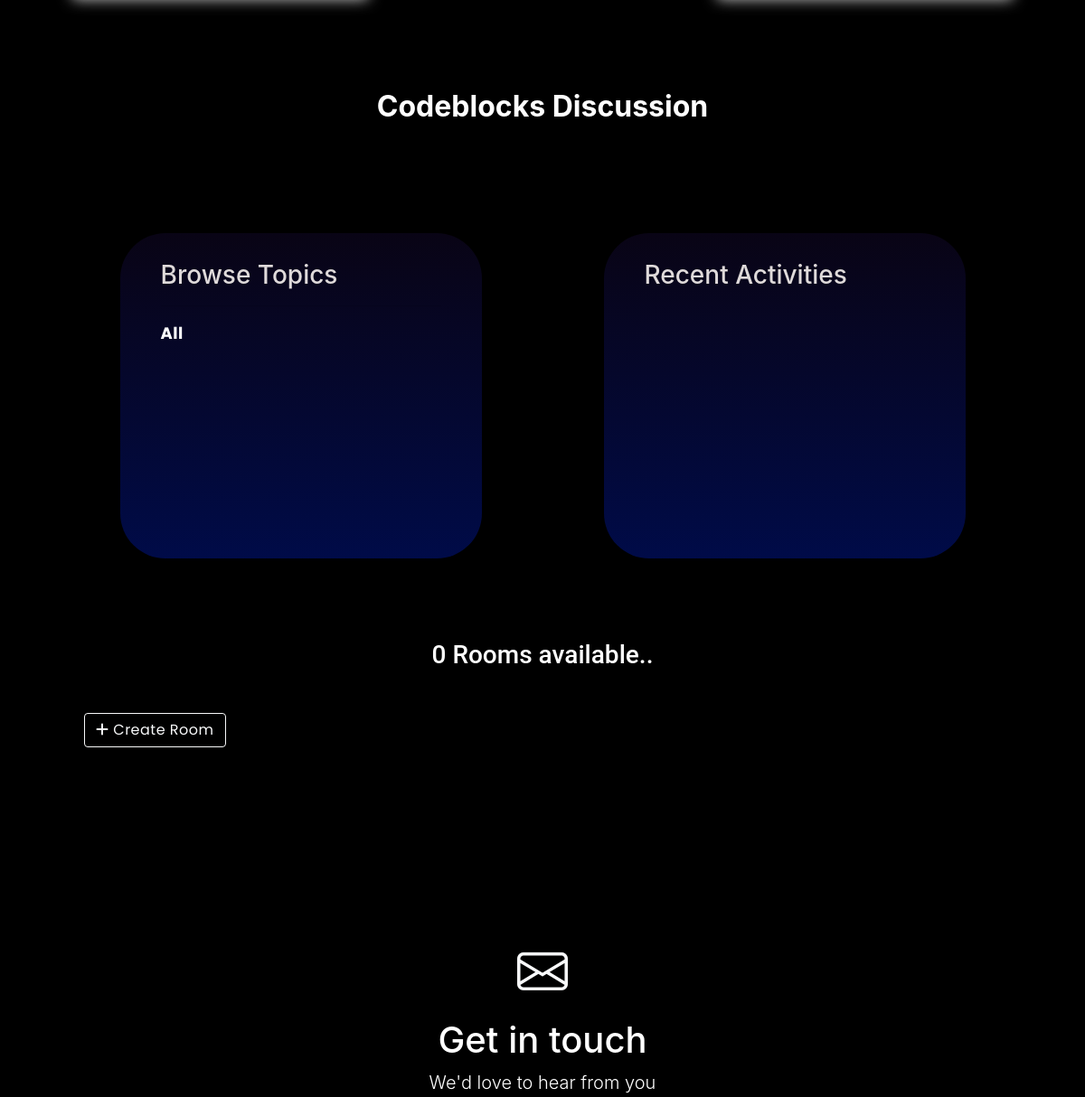
The app's page / (middle part), older data.
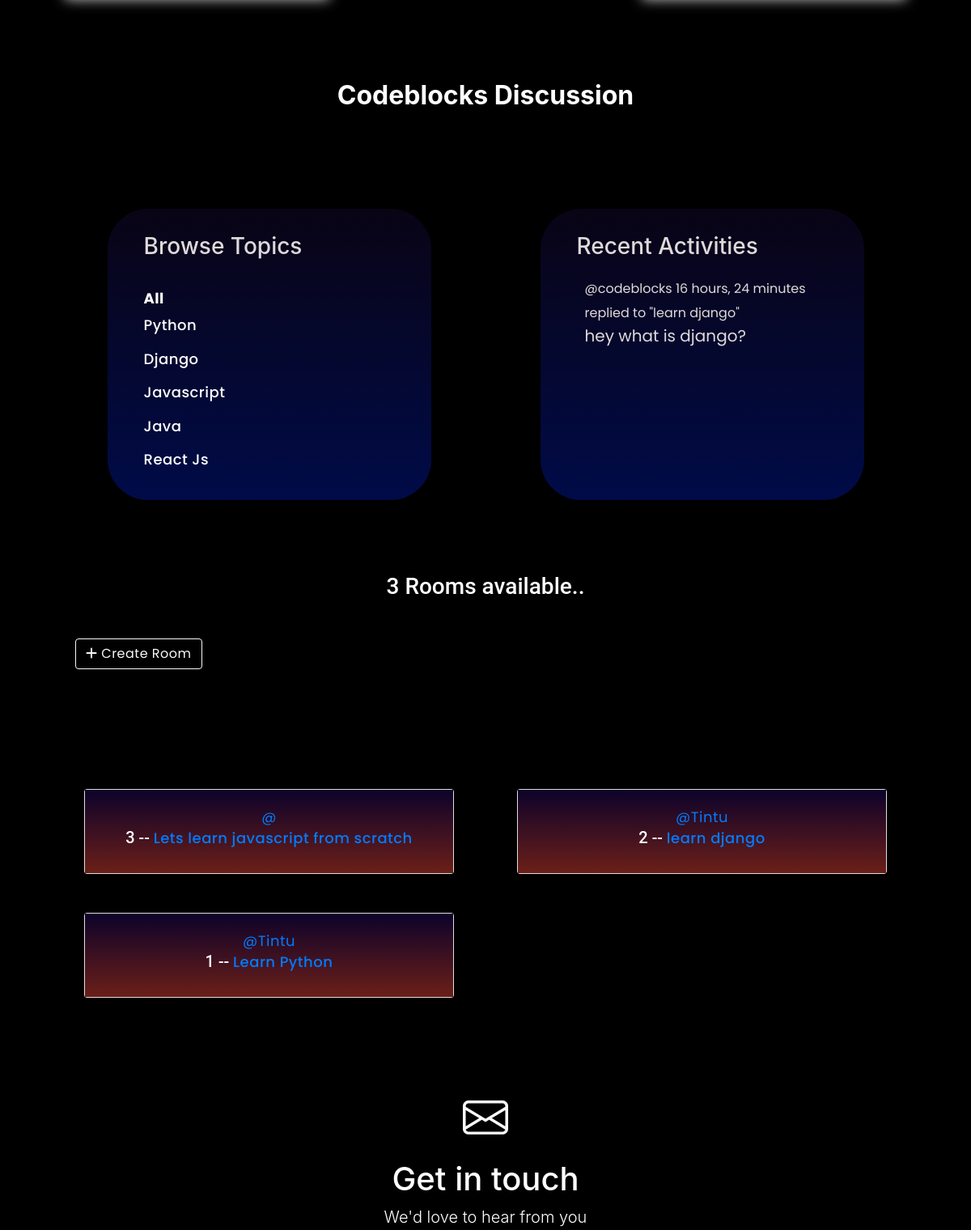
The same page, newer data.
### myapp/models.py (models this page shows, shortened)
class Topic(models.Model):
    name=models.CharField(max_length=200)

class Message(models.Model):
    user = models.ForeignKey(User, on_delete=models.CASCADE)
    room = models.ForeignKey(Room, on_delete=models.CASCADE)
    body = models.TextField()
    updated = models.DateTimeField(auto_now=True)
    created = models.DateTimeField(auto_now_add=True)
    class Meta:
        ordering=['-updated' , '-created']
    def __str__(self):
        return self.body[0:50]

class Room(models.Model):
    host = models.ForeignKey(User,on_delete=models.SET_NULL,null=True)
    topic = models.ForeignKey(Topic,on_delete=models.SET_NULL,null=True)
    name = models.CharField(max_length=200)
    desc = models.TextField(null=True , blank=True)
    participants = models.ManyToManyField(User,related_name='participants', blank=True)
    updated = models.DateTimeField(auto_now=True)
    created = models.DateTimeField(auto_now_add=True)
    class Meta:
        ordering=['-updated' , '-created']
    def __str__(self):
        return self.name

### myapp/views.py (the view)
# urls.py: path('',views.index,name='home'),
def index(request):
    q = request.GET.get('q') if request.GET.get('q') != None else ""
    domain = Domain.objects.all()
    events = Events.objects.all()
    topics=Topic.objects.all()
    rooms=Room.objects.filter(
        Q(topic__name__icontains=q) |
        Q(name__icontains=q) |
        Q(desc__icontains=q) |
        Q()
        )
    room_count = rooms.count()
    room_messages = Message.objects.filter(Q(room__topic__name__icontains=q))
    context={'rooms':rooms,'topics':topics,'room_count':room_count,'room_messages':room_messages,'domain':domain,'events':events}
    return render(request,"myapp/index.html",context)

### myapp/models.py (called while the page is built)
    def imageURL(self):
        try:
            img = self.e_image.url
        except:
            img = 'static/images/default.jpg'
        return img

### myapp/templates/myapp/index.html (shortened to what this page needs)
{% extends 'main.html' %}
{% block content %}
<section>
    <div class="container" id="Discussion">
        <h2 class="text-center" style="margin-top:100px;"><strong>Codeblocks Discussion</strong></h2>
        <div class="row">
            <div class="scroll-bg1">
                <div id="scroll-div1" class="col-md-4">
                    <h3>Browse Topics</h3>
                    <hr>
                    <strong><a class="text-white" href="{% url 'home' %}">All</a></strong>
                    {% for topic in topics %}
                    <h3><a class="text-white" href="{% url 'home' %}?q={{topic.name}}">{{topic.name}}</a></h3>
                    {% endfor %}
                </div>
            </div>
            <div class="scroll-bg">
                <div id="scroll-div" class="col-md-8">
                    <h3>Recent Activities</h3>
                    {% for message in room_messages %}
                    <div class="recent-messages">
                        <small>@{{message.user}} {{message.created|timesince}}</small>
                        <small>replied to "{{message.room}}"</small>
                        <p>{{message}}</p>
                        <hr>
                    </div>
                    {% endfor %}
                </div>
            </div>
        </div>
        <br>
        <h3 id="room_filter" class="rooms-available mx-5 my-4 ">{{room_count}} Rooms available..</h3>
        <div>
            <h3><a class="btn btn-outline-light mx-5 my-4" href="{% url 'create-room' %}"><i class="fa-sharp fa-solid fa-plus"></i> Create Room</a></h3>
            <div class="row gy-3" >
                {% for r in rooms  %}
                <div class="col-md-6 h-100">
                    <div class="card m-4 ">
                        <div style="background: linear-gradient(#0d022a,#6b1f18);" class="card-body text-center ">
                            <a href="">@{{r.host.username}}</a>
                          <h5 class="card-title text-white">{{r.id}} -- <a href="{% url 'room' r.id%}">{{r.name}}</h5></a>
                        </div>
                    </div>
                </div>
                {% endfor %}
            </div>
        </div>
    </div>
</section>
<section>
    <div class="container" >
        <div class="rounded-3 py-5 px-4 px-md-5 mb-5"  >
            <div class="text-center mt-4" id="contact">
                <div class="feature bg-gradient text-white rounded-3 mb-3"><i class="bi bi-envelope display-4 text-light" ></i></div>
                <h1 class="fw-bolder">Get in touch</h1>
                <p class="lead fw-normal text-white mb-0">We'd love to hear from you</p>
            </div>
        </div>
    </div>
</section>
{% endblock %}

### templates/main.html (shortened to what this page needs)
<!DOCTYPE html>
{% load static %}
<html style="scroll-behavior: smooth;" lang="en" data-a11y-animated-images="system">
<head>
    <link href="https://cdn.jsdelivr.net/npm/bootstrap-icons@1.5.0/font/bootstrap-icons.css" rel="stylesheet" />
    <link rel="stylesheet" href="https://cdn.jsdelivr.net/npm/bootstrap@4.0.0/dist/css/bootstrap.min.css">
    <link rel="stylesheet" href="https://cdnjs.cloudflare.com/ajax/libs/font-awesome/6.4.0/css/all.min.css" />
    <link rel="stylesheet" href="{% static 'css/homes.css' %}">
</head>
<body id="body-bg" class="logged-out env-production page-responsive header-overlay home-campaign" style="word-wrap: break-word;">
    {% block content %}
    {% endblock %}
</body>
</html>

### static/css/homes.css (style rules this page uses)
#body-bg { background-color:black; color: white; }
h4,h5,h6 { color:hsl(0, 3%, 15%); font-family: 'Roboto', sans-serif; }
.row { margin:20px; margin-top: 100px; }
.card { transition: 1s; }
.rooms-available { text-align: center; font-family: 'Roboto', sans-serif; }
.scroll-bg1 { width: 400px; max-height: 450px; margin: 2% auto; background: linear-gradient(#090415,#000b48); padding: 30px; border-radius: 50px; }
#scroll-div1 { color:rgb(223, 218, 218); max-width:800px; height:300px; overflow: hidden; overflow-y: scroll; }
.scroll-bg { width: 400px; margin: 2% auto; background: linear-gradient(#090415,#000b48); padding: 30px; border-radius: 50px; }
#scroll-div { color:rgb(223, 218, 218); max-width:800px; height:300px; border-radius: 20px; overflow: hidden; overflow-y: scroll; }
.recent-messages { padding: 10px; font-size: 20px; font-family: 'Poppins', sans-serif; }
a { position: relative; font-family:'Poppins',sans-serif; font-size: 18px; letter-spacing: 0.5px; }

Row changes from the older to the newer data that the page shows:
added Topic: name "Python"
added Topic: name "Django"
added Topic: name "Javascript"
added Topic: name "Java"
added Topic: name "React Js"
added Message: user "codeblocks", created "16 hours, 24 minutes", room "learn django", body "hey what is django?"
added Room: id "3", name "Lets learn javascript from scratch"
added Room: host.username "Tintu", id "2", name "learn django"
added Room: host.username "Tintu", id "1", name "Learn Python"
Text that changed along with them:
{{ room_count }}: "0" → "3"
